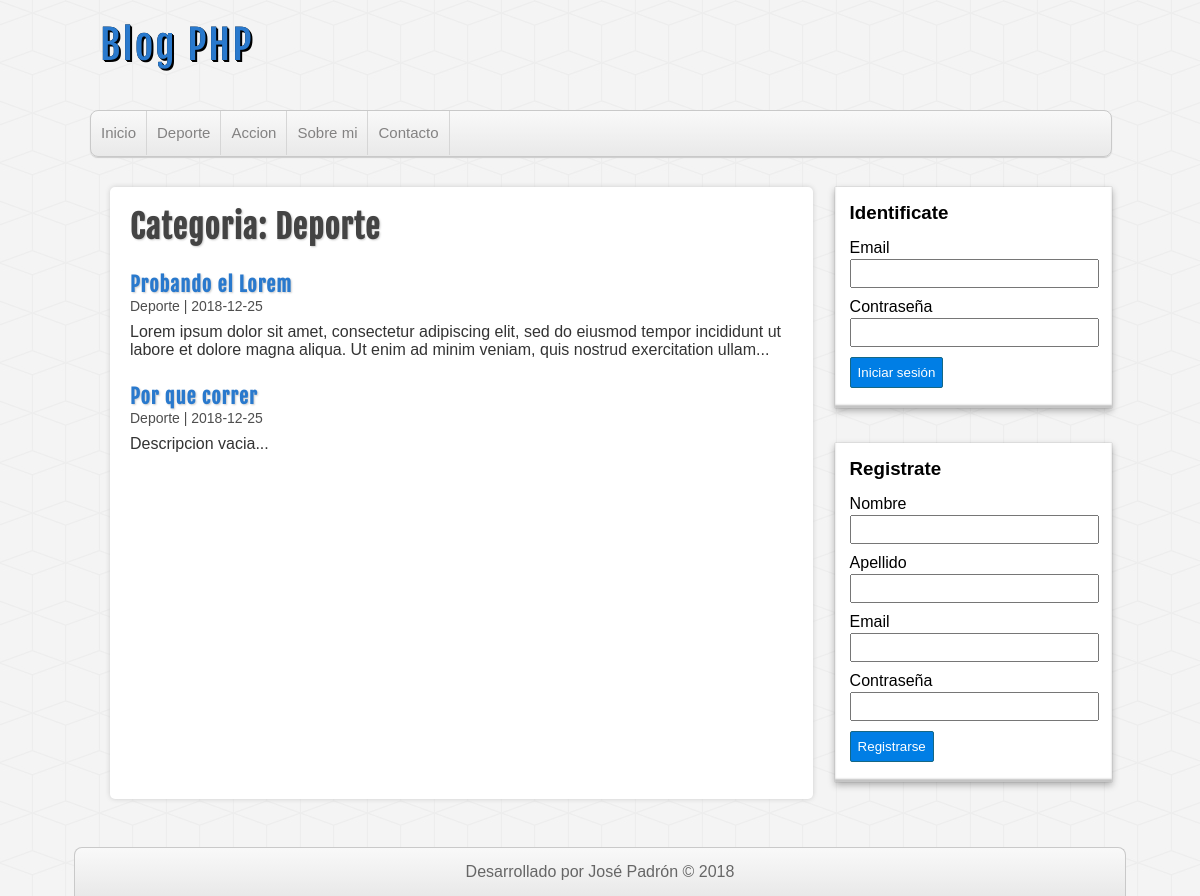
The page /categoria.php?id=2 on the database its author committed.
### tables this page shows
CREATE TABLE `categorias` (
  `ID` int(11) NOT NULL,
  `NOMBRE` varchar(255) NOT NULL
);

CREATE TABLE `entradas` (
  `ID` int(11) NOT NULL,
  `USUARIO_ID` int(11) NOT NULL,
  `CATEGORIA_ID` int(11) NOT NULL,
  `TITULO` varchar(255) NOT NULL,
  `DESCRIPCION` varchar(255) DEFAULT 'Descripcion vacia',
  `FECHA` date DEFAULT NULL
);

### includes/helpers.php (called while the page is built, shortened)
<?php
function conseguirCategorias($db) {
  $sql = "SELECT * FROM categorias ORDER BY id ASC;";
  $categorias = mysqli_query($db, $sql);
  $result = array();
  if ($categorias && mysqli_num_rows($categorias) >= 1) {
    $result = $categorias;
  }
  return $result;
}
function conseguirCategoria($db, $id) {
  $sql = "SELECT * FROM categorias WHERE id = $id;";
  $categorias = mysqli_query($db, $sql);
  $result = array();
  if ($categorias && mysqli_num_rows($categorias) >= 1) {
    $result = mysqli_fetch_assoc($categorias);
  }
  return $result;
}
function conseguirEntradas($db, $limit = null, $categoria = null) {
  $sql = "SELECT e.*, c.nombre as 'categoria' FROM entradas e INNER JOIN categorias c ON e.categoria_id = c.id ORDER BY e.ID DESC;";
  if (!empty($categoria)) {
    $sql = "SELECT e.*, c.nombre as 'categoria' FROM entradas e INNER JOIN categorias c ON e.categoria_id = c.id WHERE e.categoria_id = $categoria ORDER BY e.ID DESC;";
  }
  $entradas = mysqli_query($db, $sql);
  $result = array();
  if ($entradas && mysqli_num_rows($entradas) >= 1) {
    $result = $entradas;
  }
  return $result;
}

### categoria.php (the view, shortened to what this page needs)
<?php
  require_once 'includes/cabecera.php';
  require_once 'includes/lateral.php';
  $categoria = conseguirCategoria($db, $_GET['id']);
?>
<div id="principal">
  <h1>Categoria: <?php echo $categoria['NOMBRE']; ?></h1>
  <?php
    $entradas = conseguirEntradas($db, null, $_GET['id']);
    if(!empty($entradas)):
      while($entrada = mysqli_fetch_assoc($entradas)):
  ?>
        <article class="entrada">
        <a href="entrada.php?id=<?php echo $entrada['ID']; ?>">
            <h2><?php echo $entrada['TITULO']; ?></h2>
            <span class="fecha"><?php echo $entrada['categoria']." | ".$entrada['FECHA']; ?></span>
            <p><?php echo substr($entrada['DESCRIPCION'], 0, 180)."..."; ?></p>
          </a>
        </article>
  <?php
      endwhile;
    else:
  ?>
    <br>
    <div class="alerta alerta-error">No hay entradas en esta categoria</div>
    <?php endif; ?>
</div>
<?php require_once 'includes/pie.php'; ?>

### includes/cabecera.php (shortened to what this page needs)
<?php
require_once 'conexion.php';
require_once 'helpers.php';
?>
<!DOCTYPE html>
<html lang="es">
  <head>
    <link rel="stylesheet" href="./assets/css/style.css">
  </head>
  <body>
    <header id="cabecera">
      <div id="logo">
        <a href="index.php">Blog PHP</a>
      </div>
      <?php
        $categorias = conseguirCategorias($db);
        if(!empty($categorias)):
      ?>
      <nav id="menu">
        <ul>
          <li><a href="index.php">Inicio</a></li>
          <?php while($categoria = mysqli_fetch_assoc($categorias)): ?>
            <li><a href="categoria.php?id=<?php echo $categoria['ID']; ?>"><?php echo $categoria['NOMBRE']; ?></a></li>
          <?php
            endwhile;
            endif;
          ?>
          <li><a href="index.php">Sobre mi</a></li>
          <li><a href="index.php">Contacto</a></li>
        </ul>
      </nav>
    </header>
    <div id="contenedor">

### assets/css/style.css (style rules this page uses)
* { margin: 0px; padding: 0px; font-family: sans-serif, Helvetica, Arial; text-decoration: none; }
body { background: url(../img/cubes.png) #f4f4f4; }
.fecha { color: #4e4e4e; margin-top: 5px; font-size: 14px; }
#cabecera { width: 85%; height: auto; background: transparent; margin: 0px auto; }
#logo { float: left; width: 540px; height: 110px; }
#logo a { font-family: "fajala", Helvetica; font-size: 40px; letter-spacing: 2px; color: #2979cd; text-shadow: 0px 0px 0px black, 1px 1px 0px black, 2px 2px 0px black; transition: all 500ms; line-height: 90px; margin-left: 10px; }
#menu { clear: both; width: 100%; height: 45px; background: linear-gradient(to bottom, #f9f9f9 0px, #e9e9e9 100%); border: 1px solid #c9c9c9; border-radius: 8px; box-shadow: 0px 1px 1px #ccc; overflow: hidden; }
#menu ul { list-style: none; }
#menu ul li { float: left; line-height: 44px; border-right: 1px solid #d6d6d6; }
#menu ul li a { display: block; padding-left: 10px; padding-right: 10px; font-size: 15px; color: #838282; }
#contenedor { width: 85%; height: auto; margin: 0px auto; margin-top: 30px; margin-bottom: 30px; }
#principal { float: left; width: 65%; min-height: 572px; background: white; border-radius: 5px; box-shadow: 0px 0px 5px #ccc; margin-left: 20px; padding: 20px; overflow: hidden; }
#principal a { color: #333; }
#principal h1 { font-size: 32px; color: #444; letter-spacing: 1px; text-shadow: 1px 1px 2px #ccc; font-family: "fajala"; }
#principal h2 { font-size: 20px; color: #2979cd; text-shadow: 1px 1px 2px #ccc; letter-spacing: 1px; font-family: "fajala"; margin-top: 25px; }
#principal p { margin-top: 8px; }

### rows shown on the page
categorias: NOMBRE "Deporte"
categorias: NOMBRE "Accion"
entradas: TITULO "Probando el Lorem", CATEGORIA_ID.NOMBRE "Deporte", FECHA "2018-12-25", DESCRIPCION "Lorem ipsum dolor sit amet, consectetur adipiscing elit, sed do eiusmod tempor incididunt ut labore et dolore magna aliqua. Ut enim ad minim veniam, quis nostrud exercitation ullam"
entradas: TITULO "Por que correr", CATEGORIA_ID.NOMBRE "Deporte", FECHA "2018-12-25", DESCRIPCION "Descripcion vacia"
